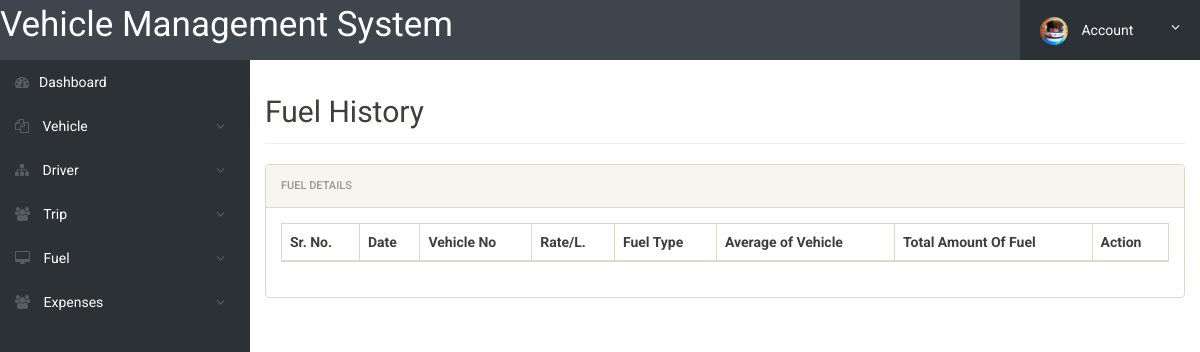
The page /manage-fuelhistory.php (signed in) on the database as committed earlier.
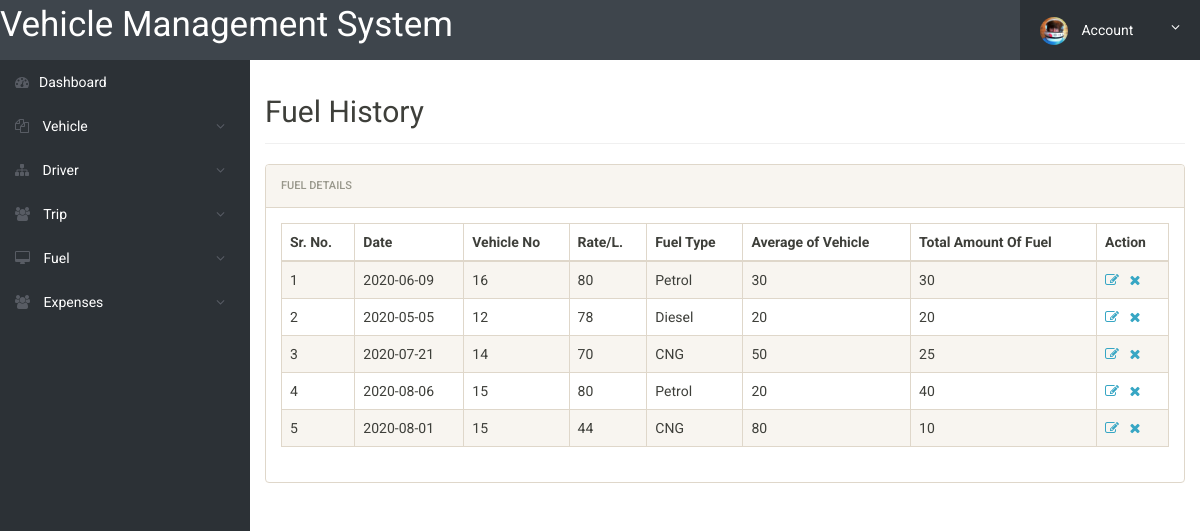
The same page on the database as committed later.
### tables this page shows
CREATE TABLE `tblfuel` (
  `id` int(11) NOT NULL,
  `date` date NOT NULL,
  `vehicle_no` varchar(14) NOT NULL,
  `rate` int(40) NOT NULL,
  `fuel_type` text NOT NULL,
  `total_amount_of_fuel` int(11) NOT NULL,
  `average_of_vehicle` int(11) NOT NULL
);

### manage-fuelhistory.php (the view, shortened to what this page needs)
<?php
include('includes/config.php');
if(strlen($_SESSION['alogin'])==0)
	{
header('location:index.php');
}
else{
?>
<!doctype html>
<html lang="en" class="no-js">
<head>
	<link rel="stylesheet" href="css/font-awesome.min.css">
	<link rel="stylesheet" href="css/bootstrap.min.css">
	<link rel="stylesheet" href="css/dataTables.bootstrap.min.css">
	<link rel="stylesheet" href="css/bootstrap-social.css">
	<link rel="stylesheet" href="css/bootstrap-select.css">
	<link rel="stylesheet" href="css/fileinput.min.css">
	<link rel="stylesheet" href="css/awesome-bootstrap-checkbox.css">
	<link rel="stylesheet" href="css/style.css">
</head>
<body>
	<?php include('includes/header.php');?>
	<div class="ts-main-content">
		<?php include('includes/leftbar.php');?>
		<div class="content-wrapper">
			<div class="container-fluid">
				<div class="row">
					<div class="col-md-12">
						<h2 class="page-title">Fuel History</h2>
						<div class="panel panel-default">
							<div class="panel-heading">Fuel Details</div>
							<div class="panel-body">
								<table id="zctb" class="display table table-striped table-bordered table-hover" cellspacing="0" width="100%">
									<thead>
										<tr>
										    <th>Sr. No.</th>
											<th>Date</th>
											<th>Vehicle No</th>
											<th>Rate/L.</th>
											<th>Fuel Type</th>
											<th>Average of Vehicle</th>
											<th>Total Amount Of Fuel</th>
											<th>Action</th>
										</tr>
									</thead>
									<tbody>
<?php $sql = "SELECT * from tblfuel";
$query = $dbh -> prepare($sql);
$query->execute();
$results=$query->fetchAll(PDO::FETCH_OBJ);
$cnt=1;
if($query->rowCount() > 0)
{
foreach($results as $result)
{				?>
										<tr>
											<td><?php echo htmlentities($cnt);?></td>
											<td><?php echo htmlentities($result->date);?></td>
											<td><?php echo htmlentities($result->vehicle_no);?></td>
											<td><?php echo htmlentities($result->rate);?></td>
											<td><?php echo htmlentities($result->fuel_type);?></td>
											<td><?php echo htmlentities($result->average_of_vehicle);?></td>
											<td><?php echo htmlentities($result->total_amount_of_fuel);?></td>
											<td><a href="edit-vehicle.php?id=<?php echo $result->id;?>"><i class="fa fa-edit"></i></a>&nbsp;&nbsp;
<a href="manage-vehicles.php?del=<?php echo $result->id;?>" onclick="return confirm('Do you want to delete');"><i class="fa fa-close"></i></a></td>
										</tr>
										<?php $cnt=$cnt+1; }} ?>
									</tbody>
								</table>
							</div>
						</div>
					</div>
				</div>
			</div>
		</div>
	</div>
</body>
</html>
<?php } ?>

### includes/header.php (shortened to what this page needs)
<div class="brand clearfix">
	<a href="dashboard.php" style="font-size: 35px; color:white;">Vehicle Management System</a>
		<ul class="ts-profile-nav">
			<li class="ts-account">
				<a href="#"><img src="img/ts-avatar.jpg" class="ts-avatar hidden-side" alt=""> Account <i class="fa fa-angle-down hidden-side"></i></a>
			</li>
		</ul>
	</div>

### includes/leftbar.php (shortened to what this page needs)
<nav class="ts-sidebar">
	<ul class="ts-sidebar-menu">
		<li><a href="dashboard.php"><i class="fa fa-dashboard"></i>Dashboard</a></li>
		<li><a href="manage-vehicles.php"><i class="fa fa-files-o"></i> Vehicle</a>
		</li>
		<li><a href="manage-driver.php"><i class="fa fa-sitemap"></i> Driver</a>
		</li>
		<li><a href="manage-trip.php"><i class="fa fa-users"></i> Trip</a>
		</li>
		<li><a href="manage-fuelhistory.php"><i class="fa fa-desktop""></i> Fuel</a>
		</li>
		<li><a href="Expense-List.php"><i class="fa fa-users"></i> Expenses</a>
		</li>
	</ul>
</nav>

### css/style.css (style rules this page uses)
html { font-size: 14px; }
@media only screen and (min-width: 480px) { html { font-size: 17px; } }
@media only screen and (min-width: 768px) { html { font-size: 14px; } }
body { font-size: 1em; }
a { color: #37a6c4; }
.panel { overflow: hidden; }
ul, li { margin: 0; padding: 0; list-style: none; }
.page-title { padding-bottom: 15px; margin-bottom: 20px; border-bottom: 1px solid #f0f0f0; }
.brand { background: #3e454c; position: relative; z-index: 3; position: fixed; width: 100%; top: 0; }
.brand .ts-profile-nav { float: right; display: none; }
.brand .ts-profile-nav li { float: left; position: relative; }
.brand .ts-profile-nav li a { display: block; padding: 20px; color: #fff; }
.brand .ts-profile-nav .ts-account .fa-angle-down { float: right; }
.brand .ts-profile-nav .ts-account > a { width: 180px; background: #2c3136; }
.brand .ts-profile-nav .ts-account .ts-avatar { border-radius: 50%; height: 28px; margin: -10px 0; margin-right: 10px; }
@media only screen and (min-width: 992px) { .brand .ts-profile-nav { display: block; } }
.ts-sidebar { background: #2c3136; max-height: 0; transition: max-height 0.3s; overflow: hidden; position: fixed; z-index: 2; width: 100%; bottom: 0; top: 60px; overflow-y: auto; }
@media only screen and (min-width: 992px) { .ts-sidebar { max-height: 100%; bottom: 0; } }
.ts-sidebar-menu a { display: block; text-decoration: none; padding: 12px 15px; color: #fff; }
.ts-sidebar-menu li { position: relative; }
.ts-sidebar-menu li i { color: #585c64; margin-right: 10px; }
.ts-main-content .content-wrapper { padding-top: 15px; margin-top: 60px; }
@media only screen and (min-width: 992px) { .ts-main-content .ts-sidebar { width: 250px; float: left; } }
@media only screen and (min-width: 992px) { .ts-main-content .content-wrapper { margin-left: 250px; } }

Rows that differ between the two databases and show on the page:
added tblfuel: date "2020-06-09", vehicle_no "16", rate "80", fuel_type "Petrol", average_of_vehicle "30", total_amount_of_fuel "30"
added tblfuel: date "2020-05-05", vehicle_no "12", rate "78", fuel_type "Diesel", average_of_vehicle "20", total_amount_of_fuel "20"
added tblfuel: date "2020-07-21", vehicle_no "14", rate "70", fuel_type "CNG", average_of_vehicle "50", total_amount_of_fuel "25"
added tblfuel: date "2020-08-06", vehicle_no "15", rate "80", fuel_type "Petrol", average_of_vehicle "20", total_amount_of_fuel "40"
added tblfuel: date "2020-08-01", vehicle_no "15", rate "44", fuel_type "CNG", average_of_vehicle "80", total_amount_of_fuel "10"
